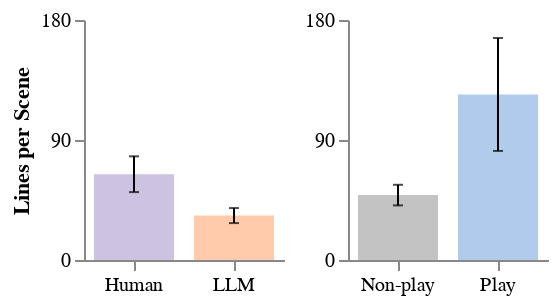

Here is the notebook cell this chart was saved with:
### Code cell
# Final combined chart
combined_chart = alt.hconcat(
    (bars2 + error_bars2).properties(
        width=100,
        height=120,
    ),
    (bars + error_bars).properties(
        width=100,
        height=120,
    )
).configure_view(
    stroke=None
).configure_title(
    fontSize=14,
    anchor='start'
).resolve_scale(
    color='independent'
).configure_concat(
    spacing=10
)

combined_chart

### Figure 1 — Vega-Lite specification as saved in the notebook (floating-point values rounded to 4 significant figures)
{"config": {"view": {"continuousWidth": 300, "continuousHeight": 300, "stroke": null}, "concat": {"spacing": 10}, "title": {"anchor": "start", "fontSize": 14}}, "hconcat": [{"layer": [{"mark": {"type": "bar", "opacity": 0.5, "width": 40}, "encoding": {"color": {"field": "type", "legend": null, "scale": {"domain": ["LLM", "Human"], "range": ["#FF9858", "#9C85C0"]}, "title": null, "type": "nominal"}, "tooltip": [{"field": "mean", "type": "quantitative"}, {"field": "ci_low", "type": "quantitative"}, {"field": "ci_high", "type": "quantitative"}], "x": {"axis": {"labelAngle": 0}, "field": "type", "title": null, "type": "nominal"}, "y": {"axis": {"grid": false, "values": [0, 45, 90, 135, 180]}, "field": "mean", "scale": {"domain": [0, 180]}, "title": "Lines per Scene", "type": "quantitative"}}}, {"mark": {"type": "errorbar", "color": "black", "size": 5, "ticks": true}, "encoding": {"x": {"field": "type", "type": "nominal"}, "y": {"field": "ci_low", "title": "Lines per Scene", "type": "quantitative"}, "y2": {"field": "ci_high"}}}], "data": {"name": "data-82fff2134657c8a895a7f13824f9961d"}, "height": 120, "width": 100}, {"layer": [{"mark": {"type": "bar", "opacity": 0.5, "width": 40}, "encoding": {"color": {"field": "type", "legend": null, "scale": {"domain": ["Play", "Non-play"], "range": ["#6598DB", "#888888"]}, "title": null, "type": "nominal"}, "tooltip": [{"field": "mean", "type": "quantitative"}, {"field": "ci_low", "type": "quantitative"}, {"field": "ci_high", "type": "quantitative"}], "x": {"axis": {"labelAngle": 0}, "field": "type", "title": null, "type": "nominal"}, "y": {"axis": {"grid": false, "values": [0, 45, 90, 135, 180]}, "field": "mean", "type": "quantitative"}}}, {"mark": {"type": "errorbar", "color": "black", "size": 5, "ticks": true}, "encoding": {"x": {"field": "type", "type": "nominal"}, "y": {"field": "ci_low", "title": null, "type": "quantitative"}, "y2": {"field": "ci_high"}}}], "data": {"name": "data-4cdb0da5978ab3651b43bc41799bf37f"}, "height": 120, "width": 100}], "resolve": {"scale": {"color": "independent"}}, "$schema": "https://vega.github.io/schema/vega-lite/v5.20.1.json", "datasets": {"data-82fff2134657c8a895a7f13824f9961d": [{"type": "LLM", "mean": 33.32, "ci_low": 27.67, "ci_high": 38.97}, {"type": "Human", "mean": 64.34, "ci_low": 50.91, "ci_high": 77.76}], "data-4cdb0da5978ab3651b43bc41799bf37f": [{"type": "Play", "mean": 124.1, "ci_low": 81.8, "ci_high": 166.5}, {"type": "Non-play", "mean": 48.69, "ci_low": 40.97, "ci_high": 56.41}]}}
